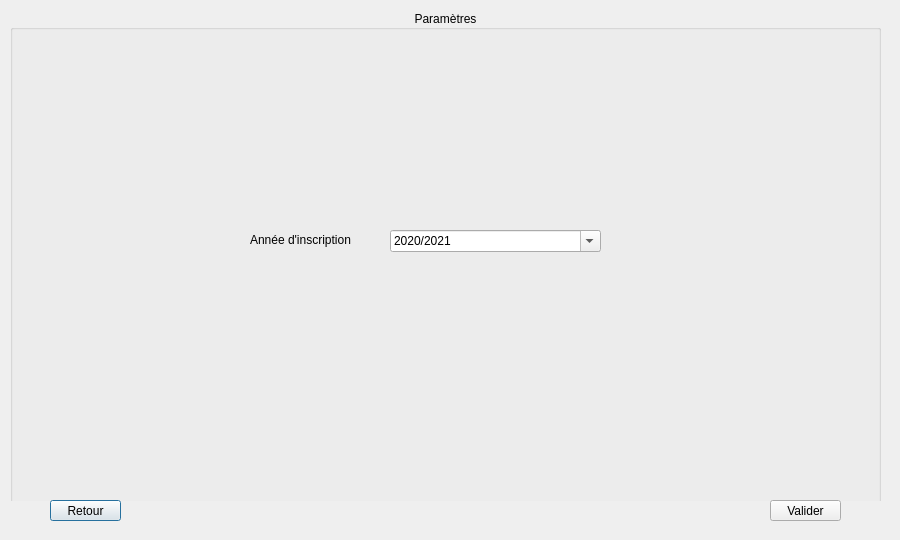
<?xml version="1.0" encoding="UTF-8"?>
<ui version="4.0">
 <class>Dialog</class>
 <widget class="QDialog" name="Dialog">
  <property name="geometry">
   <rect>
    <x>0</x>
    <y>0</y>
    <width>900</width>
    <height>540</height>
   </rect>
  </property>
  <property name="windowTitle">
   <string>Dialog</string>
  </property>
  <widget class="QWidget" name="widget" native="true">
   <property name="geometry">
    <rect>
     <x>0</x>
     <y>0</y>
     <width>901</width>
     <height>501</height>
    </rect>
   </property>
   <property name="styleSheet">
    <string notr="true"/>
   </property>
   <widget class="QGroupBox" name="groupBox">
    <property name="geometry">
     <rect>
      <x>10</x>
      <y>10</y>
      <width>871</width>
      <height>501</height>
     </rect>
    </property>
    <property name="title">
     <string>Paramètres</string>
    </property>
    <property name="alignment">
     <set>Qt::AlignCenter</set>
    </property>
    <property name="flat">
     <bool>true</bool>
    </property>
    <property name="checkable">
     <bool>false</bool>
    </property>
    <widget class="QLabel" name="label_2">
     <property name="geometry">
      <rect>
       <x>240</x>
       <y>220</y>
       <width>121</width>
       <height>20</height>
      </rect>
     </property>
     <property name="text">
      <string>Année d'inscription </string>
     </property>
    </widget>
    <widget class="QComboBox" name="ANNEe">
     <property name="geometry">
      <rect>
       <x>380</x>
       <y>220</y>
       <width>211</width>
       <height>22</height>
      </rect>
     </property>
     <property name="editable">
      <bool>true</bool>
     </property>
     <property name="currentText">
      <string>2020/2021</string>
     </property>
     <item>
      <property name="text">
       <string>2020/2021</string>
      </property>
     </item>
     <item>
      <property name="text">
       <string>2021/2022</string>
      </property>
     </item>
     <item>
      <property name="text">
       <string>2022/2023</string>
      </property>
     </item>
     <item>
      <property name="text">
       <string>2023/2024</string>
      </property>
     </item>
     <item>
      <property name="text">
       <string>2024/2025</string>
      </property>
     </item>
     <item>
      <property name="text">
       <string>2025/2026</string>
      </property>
     </item>
    </widget>
   </widget>
  </widget>
  <widget class="QPushButton" name="Retour">
   <property name="geometry">
    <rect>
     <x>50</x>
     <y>500</y>
     <width>71</width>
     <height>21</height>
    </rect>
   </property>
   <property name="text">
    <string>Retour</string>
   </property>
  </widget>
  <widget class="QPushButton" name="Valide">
   <property name="geometry">
    <rect>
     <x>770</x>
     <y>500</y>
     <width>71</width>
     <height>21</height>
    </rect>
   </property>
   <property name="text">
    <string>Valider</string>
   </property>
  </widget>
  <widget class="QLabel" name="labelEror">
   <property name="geometry">
    <rect>
     <x>190</x>
     <y>470</y>
     <width>411</width>
     <height>20</height>
    </rect>
   </property>
   <property name="styleSheet">
    <string notr="true">color: rgb(255, 0, 0);
font: 75 8pt &quot;Nirmala UI&quot;;</string>
   </property>
   <property name="text">
    <string/>
   </property>
   <property name="alignment">
    <set>Qt::AlignRight|Qt::AlignTrailing|Qt::AlignVCenter</set>
   </property>
  </widget>
 </widget>
 <resources/>
 <connections/>
</ui>
